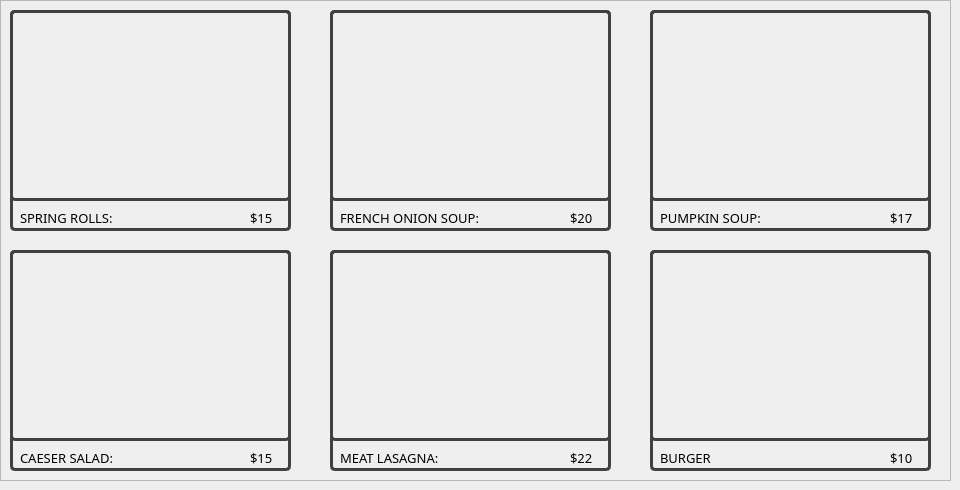
     <widget class="QWidget" name="Appetizer">
      <widget class="QFrame" name="frame_13">
       <property name="geometry">
        <rect>
         <x>0</x>
         <y>0</y>
         <width>951</width>
         <height>481</height>
        </rect>
       </property>
       <property name="styleSheet">
        <string notr="true">
QPushButton {
	background-color: transparent;
	border: 3px solid rgb(65, 64, 66);
	border-radius: 5px;
}
QPushButton:hover {
	border: 2px solid rgb(240, 235, 225);
	background-color: transparent;
}
QPushButton:pressed {	
	background-color: transparent;
	border: 3px solid rgb(65, 64, 66);
	border-radius: 5px;
}</string>
       </property>
       <property name="frameShape">
        <enum>QFrame::StyledPanel</enum>
       </property>
       <property name="frameShadow">
        <enum>QFrame::Raised</enum>
       </property>
       <widget class="QFrame" name="frame_10">
        <property name="geometry">
         <rect>
          <x>10</x>
          <y>250</y>
          <width>281</width>
          <height>191</height>
         </rect>
        </property>
        <property name="font">
         <font>
          <family>MS Outlook</family>
         </font>
        </property>
        <property name="styleSheet">
         <string notr="true">image:url(:/foods/images/salad.png);
border: 3px solid rgb(65, 64, 66);
border-radius: 5px;</string>
        </property>
        <property name="frameShape">
         <enum>QFrame::StyledPanel</enum>
        </property>
        <property name="frameShadow">
         <enum>QFrame::Raised</enum>
        </property>
       </widget>
       <widget class="QFrame" name="frame_8">
        <property name="geometry">
         <rect>
          <x>330</x>
          <y>10</y>
          <width>281</width>
          <height>191</height>
         </rect>
        </property>
        <property name="font">
         <font>
          <family>MS Outlook</family>
         </font>
        </property>
        <property name="styleSheet">
         <string notr="true">image: url(:/foods/images/french_soup.png);
border: 3px solid rgb(65, 64, 66);
border-radius: 5px;</string>
        </property>
        <property name="frameShape">
         <enum>QFrame::StyledPanel</enum>
        </property>
        <property name="frameShadow">
         <enum>QFrame::Raised</enum>
        </property>
       </widget>
       <widget class="QLabel" name="label_14">
        <property name="geometry">
         <rect>
          <x>250</x>
          <y>450</y>
          <width>31</width>
          <height>16</height>
         </rect>
        </property>
        <property name="font">
         <font>
          <family>Rockwell Nova Light</family>
          <pointsize>10</pointsize>
         </font>
        </property>
        <property name="text">
         <string>$15</string>
        </property>
       </widget>
       <widget class="QLabel" name="label_17">
        <property name="geometry">
         <rect>
          <x>340</x>
          <y>450</y>
          <width>161</width>
          <height>16</height>
         </rect>
        </property>
        <property name="font">
         <font>
          <family>Rockwell Nova</family>
          <pointsize>10</pointsize>
         </font>
        </property>
        <property name="text">
         <string>MEAT LASAGNA:</string>
        </property>
       </widget>
       <widget class="QFrame" name="frame_9">
        <property name="geometry">
         <rect>
          <x>650</x>
          <y>10</y>
          <width>281</width>
          <height>191</height>
         </rect>
        </property>
        <property name="font">
         <font>
          <family>MS Outlook</family>
         </font>
        </property>
        <property name="styleSheet">
         <string notr="true">image:url(:/foods/images/pumpkin.png);
border: 3px solid rgb(65, 64, 66);
border-radius: 5px;</string>
        </property>
        <property name="frameShape">
         <enum>QFrame::StyledPanel</enum>
        </property>
        <property name="frameShadow">
         <enum>QFrame::Raised</enum>
        </property>
       </widget>
       <widget class="QLabel" name="label_15">
        <property name="geometry">
         <rect>
          <x>20</x>
          <y>450</y>
          <width>221</width>
          <height>16</height>
         </rect>
        </property>
        <property name="font">
         <font>
          <family>Rockwell Nova</family>
          <pointsize>10</pointsize>
         </font>
        </property>
        <property name="text">
         <string>CAESER SALAD:</string>
        </property>
       </widget>
       <widget class="QLabel" name="label_8">
        <property name="geometry">
         <rect>
          <x>20</x>
          <y>210</y>
          <width>141</width>
          <height>16</height>
         </rect>
        </property>
        <property name="font">
         <font>
          <family>Rockwell Nova</family>
          <pointsize>10</pointsize>
         </font>
        </property>
        <property name="text">
         <string>SPRING ROLLS:</string>
        </property>
       </widget>
       <widget class="QLabel" name="label_9">
        <property name="geometry">
         <rect>
          <x>250</x>
          <y>210</y>
          <width>31</width>
          <height>16</height>
         </rect>
        </property>
        <property name="font">
         <font>
          <family>Rockwell Nova Light</family>
          <pointsize>10</pointsize>
         </font>
        </property>
        <property name="text">
         <string>$15</string>
        </property>
       </widget>
       <widget class="QLabel" name="label_16">
        <property name="geometry">
         <rect>
          <x>570</x>
          <y>450</y>
          <width>31</width>
          <height>16</height>
         </rect>
        </property>
        <property name="font">
         <font>
          <family>Rockwell Nova Light</family>
          <pointsize>10</pointsize>
         </font>
        </property>
        <property name="text">
         <string>$22</string>
        </property>
       </widget>
       <widget class="QFrame" name="frame_11">
        <property name="geometry">
         <rect>
          <x>330</x>
          <y>250</y>
          <width>281</width>
          <height>191</height>
         </rect>
        </property>
        <property name="font">
         <font>
          <family>MS Outlook</family>
         </font>
        </property>
        <property name="styleSheet">
         <string notr="true">image: url(:/foods/images/lasana.png);
border: 3px solid rgb(65, 64, 66);
border-radius: 5px;</string>
        </property>
        <property name="frameShape">
         <enum>QFrame::StyledPanel</enum>
        </property>
        <property name="frameShadow">
         <enum>QFrame::Raised</enum>
        </property>
       </widget>
       <widget class="QLabel" name="label_18">
        <property name="geometry">
         <rect>
          <x>660</x>
          <y>450</y>
          <width>141</width>
          <height>16</height>
         </rect>
        </property>
        <property name="font">
         <font>
          <family>Rockwell Nova</family>
          <pointsize>10</pointsize>
         </font>
        </property>
        <property name="text">
         <string>BURGER</string>
        </property>
       </widget>
       <widget class="QFrame" name="frame_12">
        <property name="geometry">
         <rect>
          <x>650</x>
          <y>250</y>
          <width>281</width>
          <height>191</height>
         </rect>
        </property>
        <property name="font">
         <font>
          <family>MS Outlook</family>
         </font>
        </property>
        <property name="styleSheet">
         <string notr="true">image: url(:/foods/images/burger.png);
border: 3px solid rgb(65, 64, 66);
border-radius: 5px;</string>
        </property>
        <property name="frameShape">
         <enum>QFrame::StyledPanel</enum>
        </property>
        <property name="frameShadow">
         <enum>QFrame::Raised</enum>
        </property>
       </widget>
       <widget class="QLabel" name="label_10">
        <property name="geometry">
         <rect>
          <x>570</x>
          <y>210</y>
          <width>31</width>
          <height>16</height>
         </rect>
        </property>
        <property name="font">
         <font>
          <family>Rockwell Nova Light</family>
          <pointsize>10</pointsize>
         </font>
        </property>
        <property name="text">
         <string>$20</string>
        </property>
       </widget>
       <widget class="QLabel" name="label_12">
        <property name="geometry">
         <rect>
          <x>890</x>
          <y>210</y>
          <width>31</width>
          <height>16</height>
         </rect>
        </property>
        <property name="font">
         <font>
          <family>Rockwell Nova Light</family>
          <pointsize>10</pointsize>
         </font>
        </property>
        <property name="text">
         <string>$17</string>
        </property>
       </widget>
       <widget class="QLabel" name="label_19">
        <property name="geometry">
         <rect>
          <x>890</x>
          <y>450</y>
          <width>31</width>
          <height>16</height>
         </rect>
        </property>
        <property name="font">
         <font>
          <family>Rockwell Nova Light</family>
          <pointsize>10</pointsize>
         </font>
        </property>
        <property name="text">
         <string>$10</string>
        </property>
       </widget>
       <widget class="QLabel" name="label_13">
        <property name="geometry">
         <rect>
          <x>660</x>
          <y>210</y>
          <width>151</width>
          <height>16</height>
         </rect>
        </property>
        <property name="font">
         <font>
          <family>Rockwell Nova</family>
          <pointsize>10</pointsize>
         </font>
        </property>
        <property name="text">
         <string>PUMPKIN SOUP:</string>
        </property>
       </widget>
       <widget class="QFrame" name="frame_7">
        <property name="geometry">
         <rect>
          <x>10</x>
          <y>10</y>
          <width>281</width>
          <height>191</height>
         </rect>
        </property>
        <property name="font">
         <font>
          <family>MS Outlook</family>
         </font>
        </property>
        <property name="styleSheet">
         <string notr="true">image: url(:/foods/images/roll.png);
border: 3px solid rgb(65, 64, 66);
border-radius: 5px;</string>
        </property>
        <property name="frameShape">
         <enum>QFrame::StyledPanel</enum>
        </property>
        <property name="frameShadow">
         <enum>QFrame::Raised</enum>
        </property>
       </widget>
       <widget class="QLabel" name="label_11">
        <property name="geometry">
         <rect>
          <x>340</x>
          <y>210</y>
          <width>221</width>
          <height>16</height>
         </rect>
        </property>
        <property name="font">
         <font>
          <family>Rockwell Nova</family>
          <pointsize>10</pointsize>
         </font>
        </property>
        <property name="text">
         <string>FRENCH ONION SOUP:</string>
        </property>
       </widget>
       <widget class="QPushButton" name="pushButton_11">
        <property name="geometry">
         <rect>
          <x>330</x>
          <y>10</y>
          <width>281</width>
          <height>221</height>
         </rect>
        </property>
        <property name="styleSheet">
         <string notr="true"/>
        </property>
        <property name="text">
         <string/>
        </property>
       </widget>
       <widget class="QPushButton" name="pushButton_12">
        <property name="geometry">
         <rect>
          <x>330</x>
          <y>250</y>
          <width>281</width>
          <height>221</height>
         </rect>
        </property>
        <property name="styleSheet">
         <string notr="true"/>
        </property>
        <property name="text">
         <string/>
        </property>
       </widget>
       <widget class="QPushButton" name="pushButton_13">
        <property name="geometry">
         <rect>
          <x>650</x>
          <y>250</y>
          <width>281</width>
          <height>221</height>
         </rect>
        </property>
        <property name="styleSheet">
         <string notr="true"/>
        </property>
        <property name="text">
         <string/>
        </property>
       </widget>
       <widget class="QPushButton" name="pushButton_14">
        <property name="geometry">
         <rect>
          <x>10</x>
          <y>250</y>
          <width>281</width>
          <height>221</height>
         </rect>
        </property>
        <property name="styleSheet">
         <string notr="true"/>
        </property>
        <property name="text">
         <string/>
        </property>
       </widget>
       <widget class="QPushButton" name="pushButton_15">
        <property name="geometry">
         <rect>
          <x>650</x>
          <y>10</y>
          <width>281</width>
          <height>221</height>
         </rect>
        </property>
        <property name="styleSheet">
         <string notr="true"/>
        </property>
        <property name="text">
         <string/>
        </property>
       </widget>
       <widget class="QPushButton" name="pushButton_16">
        <property name="geometry">
         <rect>
          <x>10</x>
          <y>10</y>
          <width>281</width>
          <height>221</height>
         </rect>
        </property>
        <property name="styleSheet">
         <string notr="true"/>
        </property>
        <property name="text">
         <string/>
        </property>
       </widget>
       <zorder>frame_10</zorder>
       <zorder>frame_8</zorder>
       <zorder>label_14</zorder>
       <zorder>label_17</zorder>
       <zorder>frame_9</zorder>
       <zorder>label_15</zorder>
       <zorder>label_8</zorder>
       <zorder>label_9</zorder>
       <zorder>label_16</zorder>
       <zorder>frame_11</zorder>
       <zorder>label_18</zorder>
       <zorder>frame_12</zorder>
       <zorder>label_10</zorder>
       <zorder>label_12</zorder>
       <zorder>label_19</zorder>
       <zorder>label_13</zorder>
       <zorder>frame_7</zorder>
       <zorder>label_11</zorder>
       <zorder>pushButton_14</zorder>
       <zorder>pushButton_16</zorder>
       <zorder>pushButton_12</zorder>
       <zorder>pushButton_11</zorder>
       <zorder>pushButton_15</zorder>
       <zorder>pushButton_13</zorder>
      </widget>
     </widget>
